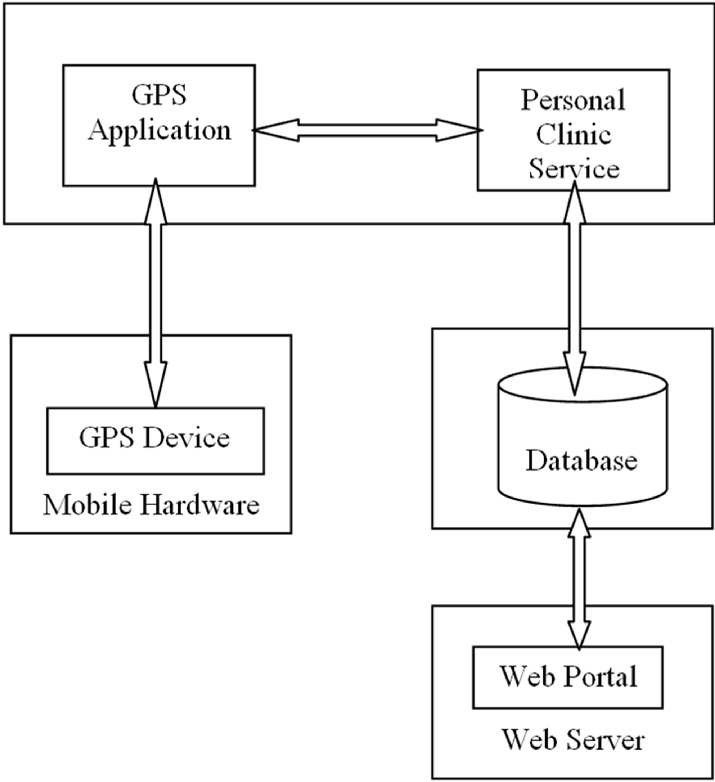
#> input picture docs/test.png, 715 x 782 px
$ jupyter execute --allow-errors image_processing.ipynb   (shell and % lines are left out)
#> lines starting #> are read from the running program, lines starting #| are printed output that depends on the picture
[cell 1]
import cv2
import numpy as np

# Load the image
image_path = './docs/test.png'
image = cv2.imread(image_path)
#> image is the input picture: shape (782, 715, 3); min 0, max 255, mean 242.2

# Convert the image to grayscale
gray_image = cv2.cvtColor(image, cv2.COLOR_BGR2GRAY)

# Apply Gaussian blur to reduce noise
blurred_image = cv2.GaussianBlur(gray_image, (5, 5), 0)
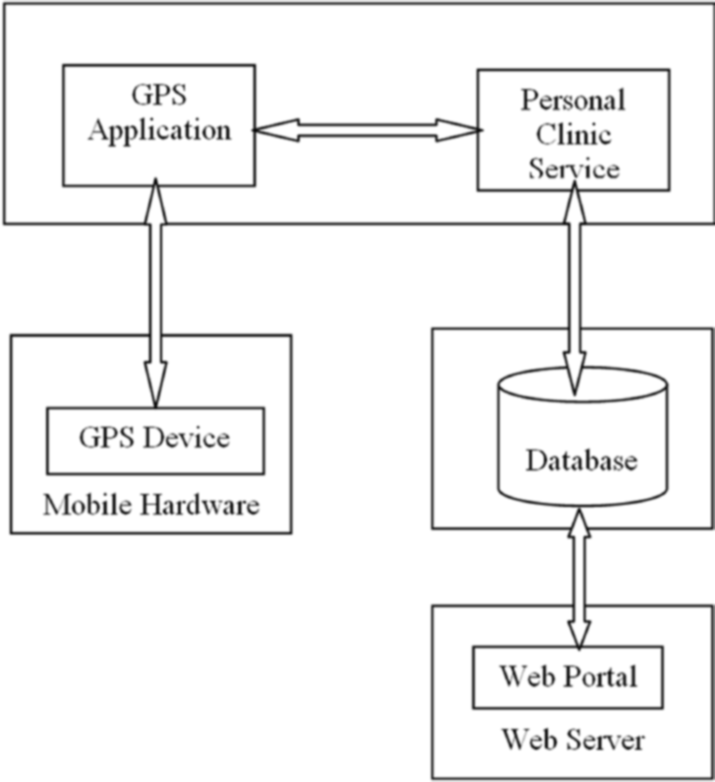
#> blurred_image: shape (782, 715); min 10, max 255, mean 242.2

# Perform edge detection using Canny edge detector
edges = cv2.Canny(blurred_image, 50, 150)
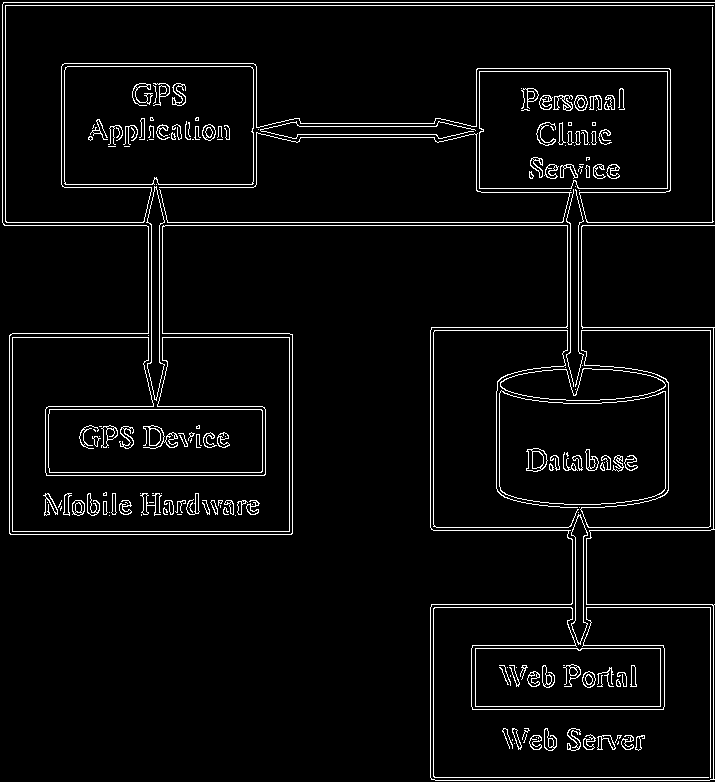
#> edges: shape (782, 715); 4.4% white in thin lines or dots

# Display the original image and processed images
cv2.imshow('Original Image', image)
cv2.imshow('Grayscale Image', gray_image)
cv2.imshow('Blurred Image', blurred_image)
cv2.imshow('Edges', edges)

# Wait for a key press and close all windows
cv2.waitKey(0)
cv2.destroyAllWindows()

[cell 2]
import fitz  # PyMuPDF
import os
from PIL import Image
import io

def extract_images_from_pdf(pdf_path, output_dir):
    if not os.path.exists(output_dir):
        os.makedirs(output_dir)

    doc = fitz.open(pdf_path)
    for i in range(len(doc)):
        for img_index, img in enumerate(doc.get_page_images(i)):
            xref = img[0]
            base_image = doc.extract_image(xref)
            image_bytes = base_image["image"]
            image = Image.open(io.BytesIO(image_bytes))
            image.save(os.path.join(output_dir, f"page_{i}_image_{img_index}.png"))

    doc.close()

pdf_path = './docs/Doc-6.pdf'
output_dir = 'extracted_images6'
extract_images_from_pdf(pdf_path, output_dir)
#> (the call stopped at in extract_images_from_pdf, `doc = fitz.open(pdf_path)`: fitz is not available in this run)

[cell 3]
from ironpdf import *
# Open PDF file
#> (the rest of this cell did not finish here and is left out)

[cell 4]
import os
import fitz  # PyMuPDF
import io
from PIL import Image

# Output directory for the extracted images
output_dir = "extracted_images6"
# Desired output image format
output_format = "png"
# Minimum width and height for extracted images
min_width = 100
min_height = 100
# Create the output directory if it does not exist
if not os.path.exists(output_dir):
    os.makedirs(output_dir)

# file path you want to extract images from
file = "./docs/Doc-6.pdf"
# open the file
#> (the rest of this cell did not finish here and is left out)

[cell 5]
import pandas as pd

[cell 6]
df = pd.read_csv("./docs/wbs.csv")
#> (reads docs/wbs.csv from the repository)
